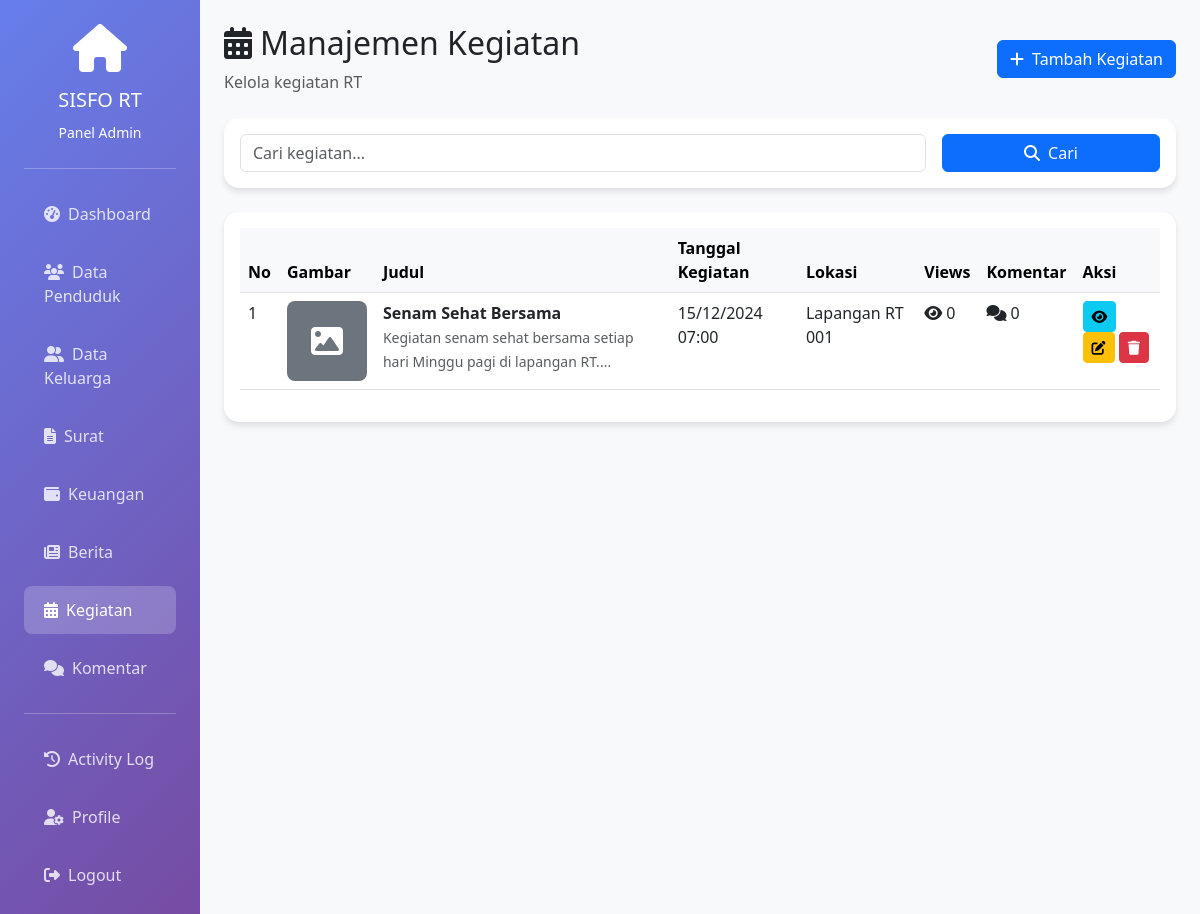
Screenshot of /admin/kegiatan.php (signed in) with the database file from the repository.
### tables this page shows
CREATE TABLE kegiatan (
    id_kegiatan INT PRIMARY KEY AUTO_INCREMENT,
    judul VARCHAR(200) NOT NULL,
    deskripsi TEXT NOT NULL,
    tanggal_kegiatan DATETIME NOT NULL,
    lokasi VARCHAR(200),
    gambar VARCHAR(255),
    id_user INT NOT NULL,
    views INT DEFAULT 0,
    created_at TIMESTAMP DEFAULT CURRENT_TIMESTAMP,
    updated_at TIMESTAMP DEFAULT CURRENT_TIMESTAMP ON UPDATE CURRENT_TIMESTAMP,
    FOREIGN KEY (id_user) REFERENCES users(id_user) ON DELETE CASCADE
);

### includes/functions.php (called while the page is built, shortened)
<?php
function e($string) {
    return htmlspecialchars($string, ENT_QUOTES, 'UTF-8');
}
?>

### admin/kegiatan.php (the view, shortened to what this page needs)
<?php
require_once '../includes/functions.php';
require_once '../includes/middleware.php';
$page = isset($_GET['page']) ? (int)$_GET['page'] : 1;
$limit = 10;
$offset = ($page - 1) * $limit;
$search = isset($_GET['search']) ? cleanInput($_GET['search']) : '';
$where = "WHERE 1=1";
$params = [];
$types = "";
$query = "SELECT k.*, u.username,
          (SELECT COUNT(*) FROM komentar WHERE jenis_postingan = 'kegiatan' AND id_postingan = k.id_kegiatan) as jumlah_komentar
          FROM kegiatan k
          JOIN users u ON k.id_user = u.id_user
          $where
          ORDER BY k.tanggal_kegiatan DESC
          LIMIT ? OFFSET ?";
$params[] = $limit;
$params[] = $offset;
$types .= "ii";
$stmt = $conn->prepare($query);
if (count($params) > 2) {
    $stmt->bind_param($types, ...$params);
} else {
    $stmt->bind_param("ii", $limit, $offset);
}
$stmt->execute();
$kegiatan_list = $stmt->get_result();
?>
<!DOCTYPE html>
<html lang="id">
<head>
    <link href="https://cdn.jsdelivr.net/npm/bootstrap@5.3.0/dist/css/bootstrap.min.css" rel="stylesheet">
    <link href="https://cdnjs.cloudflare.com/ajax/libs/font-awesome/6.4.0/css/all.min.css" rel="stylesheet">
</head>
<body>
    <div class="container-fluid">
        <div class="row">
            <div class="col-md-3 col-lg-2 sidebar p-4">
                <div class="text-center mb-4">
                    <div class="mb-3">
                        <i class="fas fa-home fa-3x"></i>
                    </div>
                    <h5>SISFO RT</h5>
                    <small>Panel Admin</small>
                </div>
                <hr class="bg-white">
                <nav class="nav flex-column">
                    <a class="nav-link" href="dashboard.php">
                        <i class="fas fa-tachometer-alt me-2"></i>Dashboard
                    </a>
                    <a class="nav-link" href="penduduk.php">
                        <i class="fas fa-users me-2"></i>Data Penduduk
                    </a>
                    <a class="nav-link" href="keluarga.php">
                        <i class="fas fa-user-friends me-2"></i>Data Keluarga
                    </a>
                    <a class="nav-link" href="surat.php">
                        <i class="fas fa-file-alt me-2"></i>Surat
                    </a>
                    <a class="nav-link" href="keuangan.php">
                        <i class="fas fa-wallet me-2"></i>Keuangan
                    </a>
                    <a class="nav-link" href="berita.php">
                        <i class="fas fa-newspaper me-2"></i>Berita
                    </a>
                    <a class="nav-link active" href="kegiatan.php">
                        <i class="fas fa-calendar-alt me-2"></i>Kegiatan
                    </a>
                    <a class="nav-link" href="komentar.php">
                        <i class="fas fa-comments me-2"></i>Komentar
                    </a>
                    <hr class="bg-white">
                    <a class="nav-link" href="activity_log.php">
                        <i class="fas fa-history me-2"></i>Activity Log
                    </a>
                    <a class="nav-link" href="../profile.php">
                        <i class="fas fa-user-cog me-2"></i>Profile
                    </a>
                    <a class="nav-link" href="../logout.php">
                        <i class="fas fa-sign-out-alt me-2"></i>Logout
                    </a>
                </nav>
            </div>
            <div class="col-md-9 col-lg-10 p-4">
                <div class="d-flex justify-content-between align-items-center mb-4">
                    <div>
                        <h2><i class="fas fa-calendar-alt me-2"></i>Manajemen Kegiatan</h2>
                        <p class="text-muted mb-0">Kelola kegiatan RT</p>
                    </div>
                    <button class="btn btn-primary" data-bs-toggle="modal" data-bs-target="#tambahModal">
                        <i class="fas fa-plus me-2"></i>Tambah Kegiatan
                    </button>
                </div>
                <div class="card mb-4">
                    <div class="card-body">
                        <form method="GET" class="row g-3">
                            <div class="col-md-9">
                                <input type="text" name="search" class="form-control" placeholder="Cari kegiatan..." value="<?php echo e($search); ?>">
                            </div>
                            <div class="col-md-3">
                                <button type="submit" class="btn btn-primary w-100"><i class="fas fa-search me-2"></i>Cari</button>
                            </div>
                        </form>
                    </div>
                </div>
                <div class="card">
                    <div class="card-body">
                        <div class="table-responsive">
                            <table class="table table-hover">
                                <thead class="table-light">
                                    <tr>
                                        <th>No</th>
                                        <th>Gambar</th>
                                        <th>Judul</th>
                                        <th>Tanggal Kegiatan</th>
                                        <th>Lokasi</th>
                                        <th>Views</th>
                                        <th>Komentar</th>
                                        <th>Aksi</th>
                                    </tr>
                                </thead>
                                <tbody>
                                    <?php if ($kegiatan_list->num_rows > 0): ?>
                                        <?php $no = $offset + 1; ?>
                                        <?php while($kegiatan = $kegiatan_list->fetch_assoc()): ?>
                                            <tr>
                                                <td><?php echo $no++; ?></td>
                                                <td>
                                                    <?php if ($kegiatan['gambar']): ?>
                                                        <img src="../uploads/kegiatan/<?php echo e($kegiatan['gambar']); ?>" class="kegiatan-img" alt="Gambar">
                                                    <?php else: ?>
                                                        <div class="kegiatan-img bg-secondary d-flex align-items-center justify-content-center text-white">
                                                            <i class="fas fa-image fa-2x"></i>
                                                        </div>
                                                    <?php endif; ?>
                                                </td>
                                                <td>
                                                    <strong><?php echo e($kegiatan['judul']); ?></strong><br>
                                                    <small class="text-muted"><?php echo e(substr($kegiatan['deskripsi'], 0, 80)); ?>...</small>
                                                </td>
                                                <td><?php echo date('d/m/Y H:i', strtotime($kegiatan['tanggal_kegiatan'])); ?></td>
                                                <td><?php echo e($kegiatan['lokasi']); ?></td>
                                                <td><i class="fas fa-eye me-1"></i><?php echo $kegiatan['views']; ?></td>
                                                <td><i class="fas fa-comments me-1"></i><?php echo $kegiatan['jumlah_komentar']; ?></td>
                                                <td>
                                                    <button class="btn btn-sm btn-info" onclick="detailKegiatan(<?php echo $kegiatan['id_kegiatan']; ?>)">
                                                        <i class="fas fa-eye"></i>
                                                    </button>
                                                    <button class="btn btn-sm btn-warning" onclick="editKegiatan(<?php echo $kegiatan['id_kegiatan']; ?>)">
                                                        <i class="fas fa-edit"></i>
                                                    </button>
                                                    <button class="btn btn-sm btn-danger" onclick="hapusKegiatan(<?php echo $kegiatan['id_kegiatan']; ?>, '<?php echo e($kegiatan['judul']); ?>')">
                                                        <i class="fas fa-trash"></i>
                                                    </button>
                                                </td>
                                            </tr>
                                        <?php endwhile; ?>
                                    <?php else: ?>
                                        <tr>
                                            <td colspan="8" class="text-center">Tidak ada kegiatan</td>
                                        </tr>
                                    <?php endif; ?>
                                </tbody>
                            </table>
                        </div>
                    </div>
                </div>
            </div>
        </div>
    </div>
</body>
</html>

### admin/kegiatan.php (style rules this page uses)
:root { --primary-color: #667eea; --secondary-color: #764ba2; }
body { background-color: #f8f9fa; }
.sidebar { min-height: 100vh; background: linear-gradient(135deg, var(--primary-color) 0%, var(--secondary-color) 100%); color: white; }
.sidebar .nav-link { color: rgba(255,255,255,0.8); padding: 12px 20px; margin: 5px 0; border-radius: 8px; transition: all 0.3s; }
.sidebar .nav-link:hover, .sidebar .nav-link.active { background: rgba(255,255,255,0.2); color: white; }
.card { border: none; border-radius: 15px; box-shadow: 0 4px 6px rgba(0,0,0,0.1); }
.kegiatan-img { width: 80px; height: 80px; object-fit: cover; border-radius: 8px; }

### rows the page displays
kegiatan: judul "Senam Sehat Bersama", deskripsi "Kegiatan senam sehat bersama setiap hari Minggu pagi di lapangan RT.", tanggal_kegiatan "15/12/2024 07:00", lokasi "Lapangan RT 001", views "0", jumlah_komentar "0"
